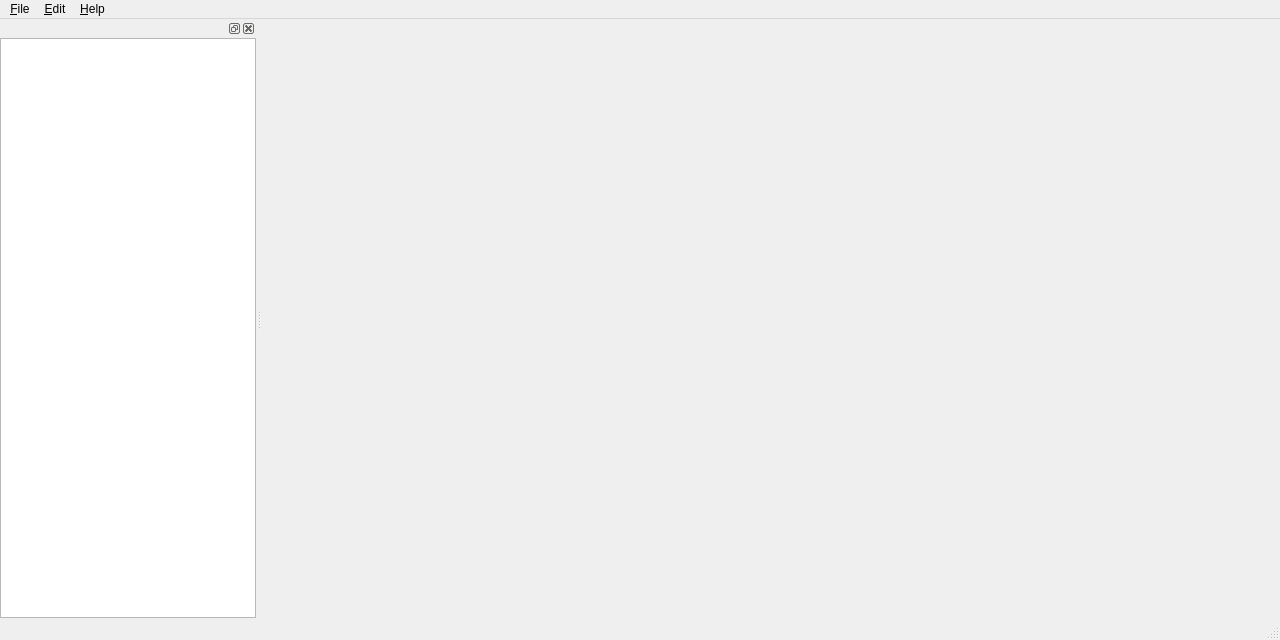
<?xml version="1.0" encoding="UTF-8"?>
<ui version="4.0">
 <class>MainWindow</class>
 <widget class="QMainWindow" name="MainWindow">
  <property name="geometry">
   <rect>
    <x>0</x>
    <y>0</y>
    <width>1280</width>
    <height>640</height>
   </rect>
  </property>
  <property name="windowTitle">
   <string>editor</string>
  </property>
  <widget class="QWidget" name="centralwidget"/>
  <widget class="QMenuBar" name="menubar">
   <property name="geometry">
    <rect>
     <x>0</x>
     <y>0</y>
     <width>1280</width>
     <height>21</height>
    </rect>
   </property>
   <widget class="QMenu" name="menu_File">
    <property name="title">
     <string>&amp;File</string>
    </property>
    <addaction name="actionNew"/>
    <addaction name="actionOpen"/>
    <addaction name="actionSave"/>
    <addaction name="actionSave_As"/>
    <addaction name="separator"/>
    <addaction name="actionQuit"/>
   </widget>
   <widget class="QMenu" name="menuHelp">
    <property name="title">
     <string>&amp;Help</string>
    </property>
    <addaction name="actionAbout_Paragon_Map_Editor"/>
   </widget>
   <widget class="QMenu" name="menu_Edit">
    <property name="title">
     <string>&amp;Edit</string>
    </property>
    <addaction name="actionUndo"/>
    <addaction name="actionRedo"/>
    <addaction name="separator"/>
    <addaction name="actionCut"/>
    <addaction name="actionCopy"/>
    <addaction name="actionPaste"/>
    <addaction name="actionDelete"/>
    <addaction name="separator"/>
    <addaction name="actionSelect_All"/>
   </widget>
   <addaction name="menu_File"/>
   <addaction name="menu_Edit"/>
   <addaction name="menuHelp"/>
  </widget>
  <widget class="QStatusBar" name="statusbar"/>
  <widget class="QDockWidget" name="dockWidget">
   <attribute name="dockWidgetArea">
    <number>1</number>
   </attribute>
   <widget class="QTreeView" name="treeView"/>
  </widget>
  <action name="actionQuit">
   <property name="icon">
    <iconset theme="application-exit">
     <normaloff>.</normaloff>.</iconset>
   </property>
   <property name="text">
    <string>Quit</string>
   </property>
  </action>
  <action name="actionAbout_Paragon_Map_Editor">
   <property name="icon">
    <iconset theme="help-about">
     <normaloff>.</normaloff>.</iconset>
   </property>
   <property name="text">
    <string>About</string>
   </property>
  </action>
  <action name="actionUndo">
   <property name="icon">
    <iconset theme="edit-undo">
     <normaloff>.</normaloff>.</iconset>
   </property>
   <property name="text">
    <string>Undo</string>
   </property>
  </action>
  <action name="actionRedo">
   <property name="icon">
    <iconset theme="edit-redo">
     <normaloff>.</normaloff>.</iconset>
   </property>
   <property name="text">
    <string>Redo</string>
   </property>
  </action>
  <action name="actionCut">
   <property name="icon">
    <iconset theme="edit-cut">
     <normaloff>.</normaloff>.</iconset>
   </property>
   <property name="text">
    <string>Cut</string>
   </property>
  </action>
  <action name="actionCopy">
   <property name="icon">
    <iconset theme="edit-copy">
     <normaloff>.</normaloff>.</iconset>
   </property>
   <property name="text">
    <string>Copy</string>
   </property>
  </action>
  <action name="actionPaste">
   <property name="icon">
    <iconset theme="edit-paste">
     <normaloff>.</normaloff>.</iconset>
   </property>
   <property name="text">
    <string>Paste</string>
   </property>
   <property name="shortcut">
    <string/>
   </property>
  </action>
  <action name="actionDelete">
   <property name="icon">
    <iconset theme="edit-delete">
     <normaloff>.</normaloff>.</iconset>
   </property>
   <property name="text">
    <string>Delete</string>
   </property>
   <property name="shortcut">
    <string/>
   </property>
  </action>
  <action name="actionSelect_All">
   <property name="icon">
    <iconset theme="edit-select-all">
     <normaloff>.</normaloff>.</iconset>
   </property>
   <property name="text">
    <string>Select All</string>
   </property>
  </action>
  <action name="actionNew">
   <property name="icon">
    <iconset theme="document-new">
     <normaloff>.</normaloff>.</iconset>
   </property>
   <property name="text">
    <string>New</string>
   </property>
  </action>
  <action name="actionOpen">
   <property name="icon">
    <iconset theme="document-open">
     <normaloff>.</normaloff>.</iconset>
   </property>
   <property name="text">
    <string>Open</string>
   </property>
  </action>
  <action name="actionSave">
   <property name="icon">
    <iconset theme="document-save">
     <normaloff>.</normaloff>.</iconset>
   </property>
   <property name="text">
    <string>Save</string>
   </property>
  </action>
  <action name="actionSave_As">
   <property name="icon">
    <iconset theme="document-save-as">
     <normaloff>.</normaloff>.</iconset>
   </property>
   <property name="text">
    <string>Save As</string>
   </property>
  </action>
 </widget>
 <resources/>
 <connections>
  <connection>
   <sender>actionQuit</sender>
   <signal>triggered()</signal>
   <receiver>MainWindow</receiver>
   <slot>close()</slot>
   <hints>
    <hint type="sourcelabel">
     <x>-1</x>
     <y>-1</y>
    </hint>
    <hint type="destinationlabel">
     <x>639</x>
     <y>319</y>
    </hint>
   </hints>
  </connection>
 </connections>
</ui>
